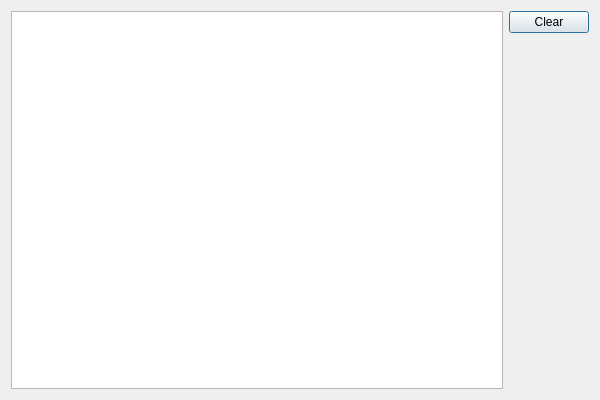
<?xml version="1.0" encoding="UTF-8"?>
<ui version="4.0">
 <class>DebugOutputDialogClass</class>
 <widget class="QDialog" name="DebugOutputDialogClass">
  <property name="geometry">
   <rect>
    <x>0</x>
    <y>0</y>
    <width>600</width>
    <height>400</height>
   </rect>
  </property>
  <property name="windowTitle">
   <string>Debug Output</string>
  </property>
  <layout class="QGridLayout" name="gridLayout">
   <item row="0" column="1">
    <layout class="QVBoxLayout" name="verticalLayout">
     <item>
      <widget class="QPushButton" name="pushButton">
       <property name="text">
        <string>Clear</string>
       </property>
      </widget>
     </item>
     <item>
      <spacer name="verticalSpacer">
       <property name="orientation">
        <enum>Qt::Vertical</enum>
       </property>
       <property name="sizeHint" stdset="0">
        <size>
         <width>20</width>
         <height>40</height>
        </size>
       </property>
      </spacer>
     </item>
    </layout>
   </item>
   <item row="0" column="0">
    <widget class="QTextEdit" name="textEdit">
     <property name="readOnly">
      <bool>true</bool>
     </property>
    </widget>
   </item>
  </layout>
 </widget>
 <layoutdefault spacing="6" margin="11"/>
 <resources/>
 <connections>
  <connection>
   <sender>pushButton</sender>
   <signal>clicked()</signal>
   <receiver>textEdit</receiver>
   <slot>clear()</slot>
   <hints>
    <hint type="sourcelabel">
     <x>545</x>
     <y>22</y>
    </hint>
    <hint type="destinationlabel">
     <x>477</x>
     <y>22</y>
    </hint>
   </hints>
  </connection>
 </connections>
</ui>
